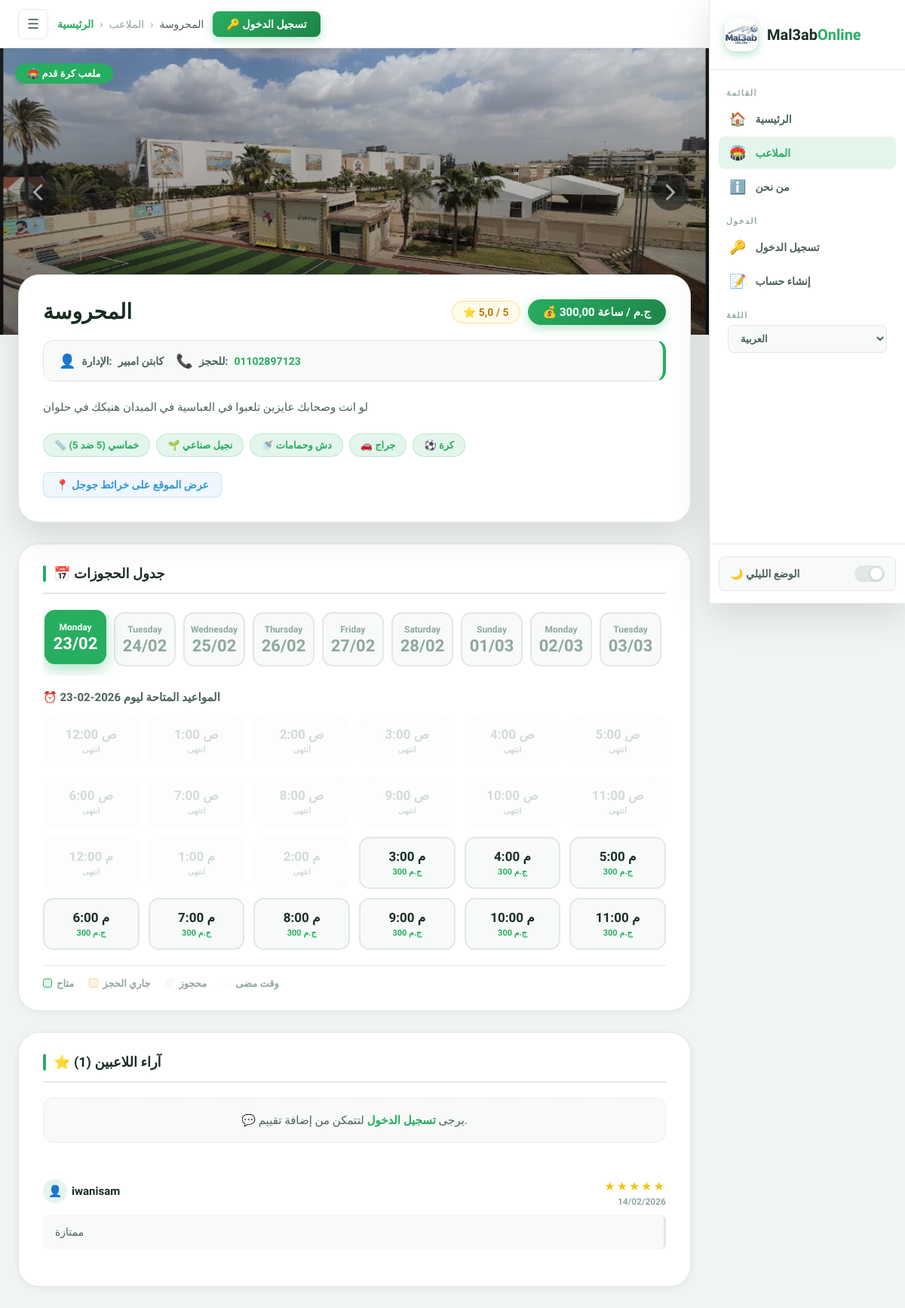
The app's page /ar/pitch/1/, older data.
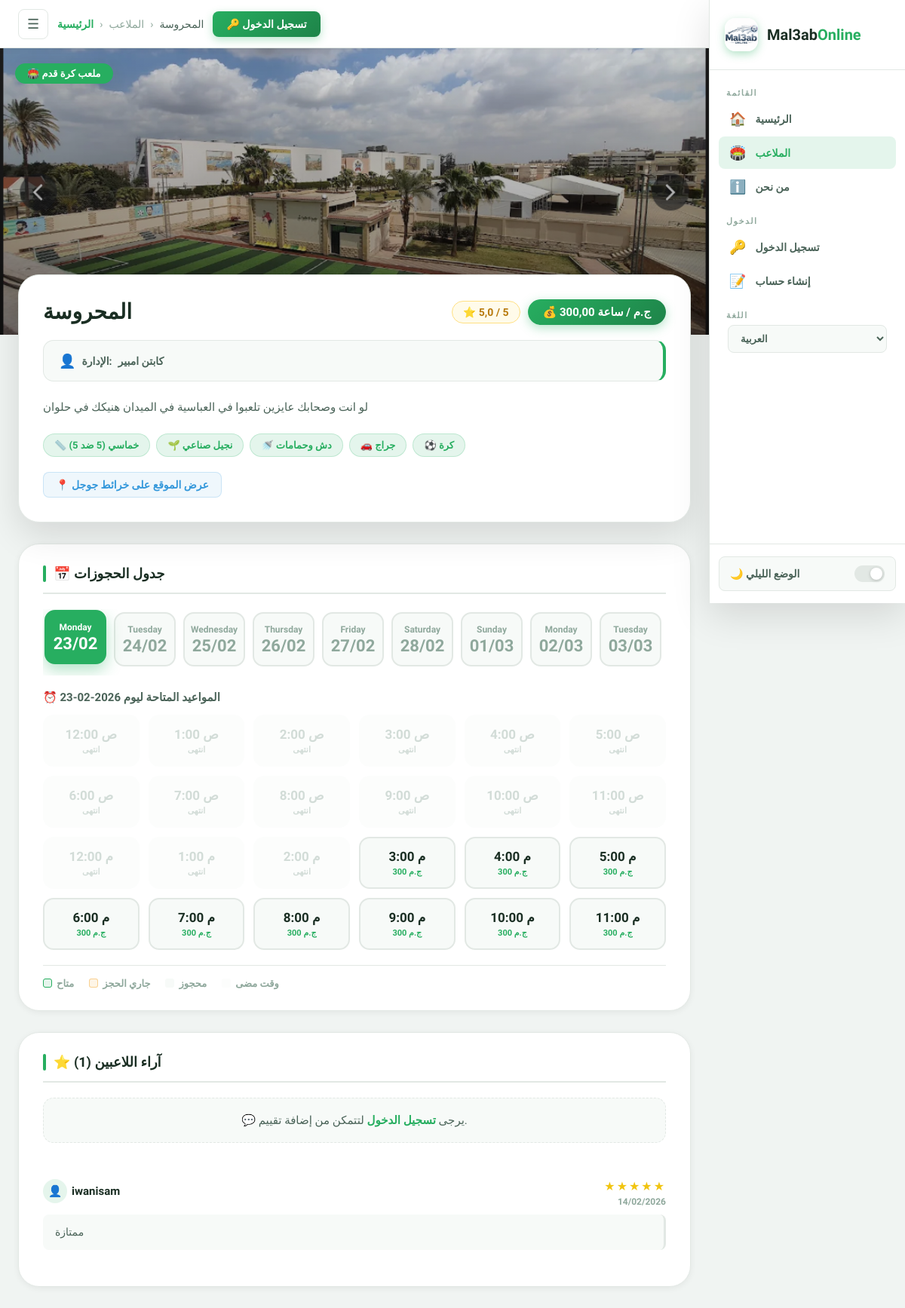
The same page, newer data.
### bookings/models.py (models this page shows, shortened)
class Pitch(models.Model):
    is_new = models.BooleanField(default=False, verbose_name="ملعب جديد؟")
    is_available = models.BooleanField(default=True, verbose_name="متاح الآن؟")
    SIZE_CHOICES = [
        ('5x5', 'خماسي (5 ضد 5)'),
        ('7x7', 'سباعي (7 ضد 7)'),
        ('11x11', 'قانوني (11 ضد 11)'),
    ]
    FLOOR_CHOICES = [
        ('Artificial', 'نجيل صناعي'),
        ('Natural', 'نجيل طبيعي'),
        ('Tartan', 'ترتان / مطاط'),
    ]
    LOCATION_CHOICES = [
        ('Abbaseya', 'العباسية'),
        ('Nasr City', 'مدينة نصر'),
        ('New Cairo', 'مصر الجديدة'),
        ('Maadi', 'المعادي'),
        ('Shoubra', 'شبرا'),
        ('Dokki', 'الدقي'),
        ('Giza', 'الجيزة'),
        ('Zamalek', 'الزمالك'),
        ('Haram', 'الهرم'),
        ('Faisal', 'فيصل'),
        ('Obour', 'العبور'),
        ('Shorouk', 'الشروق'),
        ('October', '6 أكتوبر'),
        ('Sheikh Zayed', 'الشيخ زايد'),
        ('Helwan', 'حلوان'),
        ('Mokattam', 'المقطم'),
    ]
    name            = models.CharField(max_length=100, verbose_name="اسم الملعب")
    price_per_hour  = models.DecimalField(max_digits=10, decimal_places=2, verbose_name="سعر الساعة الأساسي")
    location        = models.CharField(max_length=50, choices=LOCATION_CHOICES, default='Nasr City', verbose_name="المنطقة")
    address         = models.CharField(max_length=255, blank=True, verbose_name="العنوان بالتفصيل")
    image           = models.ImageField(upload_to='pitch_images/', blank=True, null=True, verbose_name="صورة الملعب")
    google_map_link = models.URLField(blank=True, null=True, verbose_name="رابط جوجل ماب")
    description     = models.TextField(blank=True, verbose_name="وصف ومميزات الملعب")
    phone_number    = models.CharField(max_length=15, blank=True, verbose_name="رقم الملعب")
    owner_name      = models.CharField(max_length=100, blank=True, verbose_name="اسم صاحب الملعب")
    latitude        = models.FloatField(blank=True, null=True, verbose_name="خط العرض (Latitude)")
    longitude       = models.FloatField(blank=True, null=True, verbose_name="خط الطول (Longitude)")
    size            = models.CharField(max_length=10, choices=SIZE_CHOICES, default='5x5', verbose_name="حجم الملعب")
    floor_type      = models.CharField(max_length=20, choices=FLOOR_CHOICES, default='Artificial', verbose_name="نوع الأرضية")
    has_showers     = models.BooleanField(default=False, verbose_name="يوجد حمامات/دش")
    has_parking     = models.BooleanField(default=False, verbose_name="يوجد جراج")
    has_ball        = models.BooleanField(default=True,  verbose_name="توفر كرة")
    has_bibs        = models.BooleanField(default=False, verbose_name="توفر ماركرات (صديري)")
    class Meta:
        verbose_name        = "ملعب"
        verbose_name_plural = "الملاعب"

### bookings/views.py (the view, shortened to what this page needs)
# urls.py: path('pitch/<int:pitch_id>/', views.pitch_detail, name='pitch_detail'),
def pitch_detail(request, pitch_id):
    pitch = get_object_or_404(Pitch, id=pitch_id)
    average_rating = pitch.reviews.aggregate(Avg('rating'))['rating__avg'] or 0
    reviews        = pitch.reviews.all()
    date_str = request.GET.get('date')
    try:
        selected_date = datetime.strptime(date_str, '%Y-%m-%d').date()
    except (ValueError, TypeError):
        selected_date = datetime.now().date()
    active_bookings  = Booking.objects.filter(pitch=pitch, date=selected_date).exclude(status='Cancelled')
    hours_status_map = {int(b.time.split(':')[0]): b.status for b in active_bookings}
    pricing_rules      = PitchPricing.objects.filter(pitch=pitch).filter(
        Q(specific_date=selected_date) | Q(specific_date__isnull=True)
    ).order_by('price')
    pricing_rules_list = list(pricing_rules)
    hours_schedule = []
    current_hour   = datetime.now().hour
    is_today       = (selected_date == datetime.now().date())
    for i in range(24):
        status  = hours_status_map.get(i)
        is_past = is_today and i <= current_hour
        if i == 0:      formatted_time = "12:00 ص"
        elif i < 12:    formatted_time = f"{i}:00 ص"
        elif i == 12:   formatted_time = "12:00 م"
        else:           formatted_time = f"{i-12}:00 م"
        hour_price = pitch.price_per_hour
        for rule in pricing_rules_list:
            if rule.start_hour <= i < rule.end_hour:
                hour_price = rule.price
                break
        hours_schedule.append({
            'hour_display': formatted_time,
            'hour_value':   i,
            'status':       status,
            'is_past':      is_past,
            'price':        hour_price,
        })
    days_list = []
    today     = datetime.now().date()
    for i in range(14):
        day_date = today + timedelta(days=i)
        days_list.append({
            'full_date': day_date.strftime('%Y-%m-%d'),
            'day_name':  day_date.strftime('%A'),
            'display':   day_date.strftime('%d/%m'),
        })
    related_pitches = Pitch.objects.filter(location=pitch.location).exclude(id=pitch.id)[:3]
    return render(request, 'pitch_detail.html', {
        'pitch':           pitch,
        'days_list':       days_list,
        'selected_date':   selected_date.strftime('%Y-%m-%d'),
        'hours_schedule':  hours_schedule,
        'reviews':         reviews,
        'average_rating':  round(average_rating, 1),
        'review_count':    reviews.count(),
        'related_pitches': related_pitches,
    })

### templates/pitch_detail.html (shortened to what the changed rows need)
{% extends 'base.html' %}
{% load static %}
{% load i18n %}
{% block breadcrumb %}
    <a href="{% url 'home' %}">{% trans "الرئيسية" %}</a>
    <span>›</span>
    <span>{% trans "الملاعب" %}</span>
    <span>›</span>
    <span style="color:var(--text-2);">{{ pitch.name }}</span>
{% endblock %}
{% block content %}
    <div class="hero-section">
        {% if pitch.image %}
            <img src="{{ pitch.image.url }}" alt="{{ pitch.name }}" class="hero-cover" loading="lazy">
        {% else %}
            <div class="hero-placeholder">⚽</div>
        {% endif %}
        <div class="hero-overlay"></div>
        <span class="hero-badge">🏟️ {% trans "ملعب كرة قدم" %}</span>
    </div>
    <div class="page-container">
        <div class="pitch-card fade-up">
            <div class="pitch-card-header">
                <h1 class="pitch-name">{{ pitch.name }}</h1>
                <div style="display:flex; align-items:center; gap:10px; flex-wrap:wrap;">
                    <div class="rating-inline">
                        ⭐ {{ average_rating }} / 5
                    </div>
                    <span class="price-badge">💰 {{ pitch.price_per_hour }} {% trans "ج.م / ساعة" %}</span>
                </div>
            </div>
            <div class="owner-box">
                <div class="owner-chip">
                    <span class="chip-icon">👤</span>
                    {% trans "الإدارة" %}: <strong>{{ pitch.owner_name|default:"إدارة الملعب" }}</strong>
                </div>
                {% if pitch.phone_number %}
                <div class="owner-chip">
                    <span class="chip-icon">📞</span>
                    {% trans "للحجز" %}: <a href="tel:{{ pitch.phone_number }}">{{ pitch.phone_number }}</a>
                </div>
                {% endif %}
            </div>
            <p class="pitch-description">
                {{ pitch.description|default:"لا يوجد وصف إضافي لهذا الملعب حالياً." }}
            </p>
            <div class="features-row">
                <span class="feature-pill">📏 {{ pitch.get_size_display }}</span>
                <span class="feature-pill">🌱 {{ pitch.get_floor_type_display }}</span>
                {% if pitch.has_showers %}<span class="feature-pill">🚿 {% trans "دش وحمامات" %}</span>{% endif %}
                {% if pitch.has_parking %}<span class="feature-pill">🚗 {% trans "جراج" %}</span>{% endif %}
                {% if pitch.has_ball %}<span class="feature-pill">⚽ {% trans "كرة" %}</span>{% endif %}
            </div>
            {% if pitch.google_map_link %}
                <a href="{{ pitch.google_map_link }}" target="_blank" class="map-link">
                    📍 {% trans "عرض الموقع على خرائط جوجل" %}
                </a>
            {% endif %}
        </div>
        <div class="section-block fade-up">
            <h2 class="section-heading">📅 {% trans "جدول الحجوزات" %}</h2>
            <div class="slots-grid">
                {% for hour in hours_schedule %}
                    {% if hour.status == 'Confirmed' %}
                        <div class="time-slot booked">
                            <span class="slot-time">{{ hour.hour_display }}</span>
                            <span class="slot-label">{% trans "محجوز" %}</span>
                        </div>
                    {% elif hour.status == 'Pending' %}
                        <div class="time-slot pending">
                            <span class="slot-time">{{ hour.hour_display }}</span>
                            <span class="slot-label">{% trans "جاري الحجز" %}</span>
                        </div>
                    {% elif hour.is_past %}
                        <div class="time-slot past">
                            <span class="slot-time">{{ hour.hour_display }}</span>
                            <span class="slot-label" style="color:var(--text-muted);">{% trans "انتهى" %}</span>
                        </div>
                    {% else %}
                        <a href="{% url 'booking_confirm' pitch.id hour.hour_value %}?date={{ selected_date }}"
                           class="time-slot available">
                            <span class="slot-time">{{ hour.hour_display }}</span>
                            <span class="slot-label">
                                {% if hour.price %}
                                    {{ hour.price|floatformat:0 }} {% trans "ج.م" %}
                                {% else %}
                                    {% trans "احجز الآن" %}
                                {% endif %}
                            </span>
                        </a>
                    {% endif %}
                {% endfor %}
            </div>
        </div>
        <div class="section-block fade-up">
            <h2 class="section-heading">⭐ {% trans "آراء اللاعبين" %} ({{ review_count }})</h2>
        </div>
    </div>
{% endblock %}

Row changes from the older to the newer data that the page shows:
changed Pitch "المحروسة": phone_number "01102897123" → (not shown)
Text that changed along with them:
text no longer shown: "📞 للحجز :"
